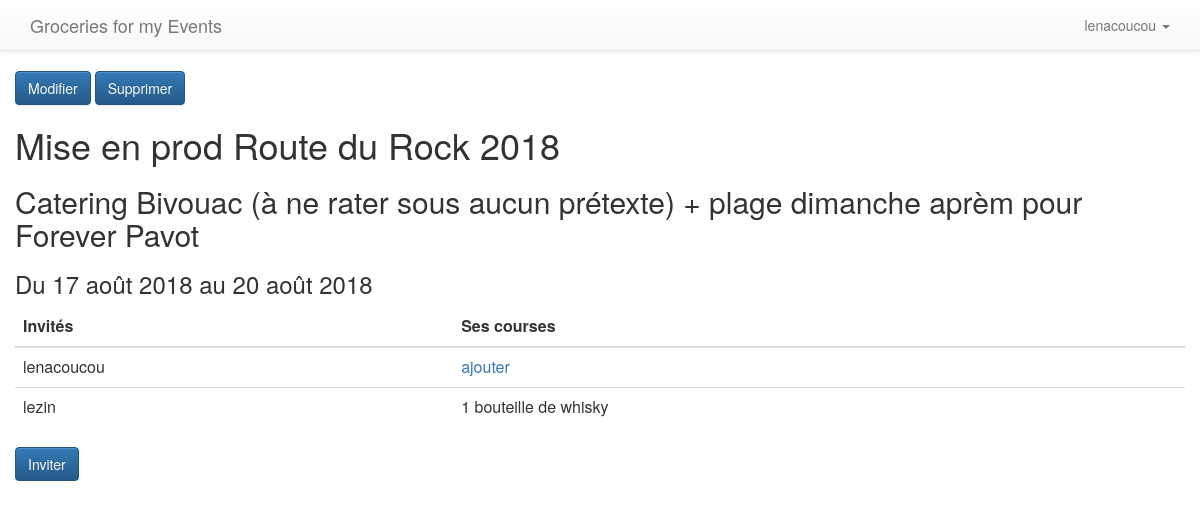
The app's page /event/Mise en prod Route du Rock 2018/ (signed in) with its own data.
### myGroceries/models.py (models this page shows, shortened)
class Event(models.Model):
    name = models.CharField(max_length=250)
    start_date = models.DateField(auto_now = False)
    end_date = models.DateField(auto_now = False)
    description = models.TextField(default='')
    host = models.ForeignKey(User, on_delete=models.CASCADE)

class Participation(models.Model):
    user = models.ForeignKey(User, on_delete=models.CASCADE)
    event = models.ForeignKey(Event, on_delete=models.CASCADE)
    product = models.ManyToManyField(Product)

class Product(models.Model):
    name = models.TextField()
    def __str__(self):
        return self.name

### myGroceries/views.py (the view)
# urls.py: path('event/<name_event>/', views.event_detail, name='event_detail'), #détail de l'événement
@login_required
def event_detail(request, name_event):
	logged_in_user = request.user #récupération de l'utilisateur
	event = get_object_or_404(Event, name=name_event)
	guest_groceries = Participation.objects.filter(event=event)
	template = 'myGroceries/event_detail.html'
	context={'event': event, 'guest_groceries': guest_groceries}
	return render(request, template, context)

### templates/myGroceries/event_detail.html (shortened to what this page needs)
{% extends 'myGroceries/layout.html' %}
{% block content %}
{% if user == event.host %}
	<a href="" class="btn btn-primary">Modifier</a>
	<a href="" class="btn btn-primary">Supprimer</a>
{% endif %}
<H1>{{ event.name }}</H1>
<H2>{{ event.description }}</H2>
<H3>Du {{ event.start_date }} au {{ event.end_date }}</H3>
<div class="table-responsive">
 	<table class="table">
		<thead class="table-success">
			<th>Invités</th>
			<th>Ses courses</th>
		</thead>
		{% for guest in guest_groceries %}
		<tr class="table-success">
			<td>{{ guest.user.username }}</td>
			<td>{% for c in guest.product.all %}{{c}} {% endfor %}{% if guest.user == user %}<a href="">ajouter</a>{% endif %}</td>
		</tr>
		{% endfor %}
	</table>
	{% if user == event.host %}
	<a href="{% url 'myGroceries:invitation_to_my_event' name_event=event.name %}" class="btn btn-primary">Inviter</a>
	{% endif %}
</div>
{% endblock %}

### templates/myGroceries/layout.html (shortened to what this page needs)
<html>
    <head>
        <link rel="stylesheet" href="//maxcdn.bootstrapcdn.com/bootstrap/3.2.0/css/bootstrap.min.css">
        <link rel="stylesheet" href="//maxcdn.bootstrapcdn.com/bootstrap/3.2.0/css/bootstrap-theme.min.css">
    </head>
    <body>
        <nav class="navbar navbar-default navbar-static-top">
            <div class="container">
                <div class="navbar-header">
                    <a class="navbar-brand" href="/">
                        Groceries for my Events
                    </a>
                </div>
                <div class="collapse navbar-collapse" id="app-navbar-collapse">
                    <ul class="nav navbar-nav">
                    </ul>
                    {% if user.is_authenticated %}
                    <ul class="nav navbar-nav navbar-right">
                        <li class="dropdown">
                            <a href="#" class="dropdown-toggle" data-toggle="dropdown" role="button" aria-expanded="false" aria-haspopup="true" v-pre>
                            {{ user.username }} <span class="caret"></span>
                            </a>
                        </li>
                    </ul>
                    {% endif %}
                </div>
            </div>
        </nav>
        <div class="content container">
            <div class="row">
                {% block content %}
                {% endblock %}
            </div>
        </div>
    </body>
</html>

### records on screen
Event: name "Mise en prod Route du Rock 2018", description "Catering Bivouac (à ne rater sous aucun prétexte) + plage dimanche aprèm pour Forever Pavot", start_date "17 août 2018", end_date "20 août 2018"
Participation: user.username "lenacoucou", shows "ajouter"
Participation: user.username "lezin"
Product: name "1 bouteille de whisky"

### other values on screen
{{ user.username }} "lenacoucou"
